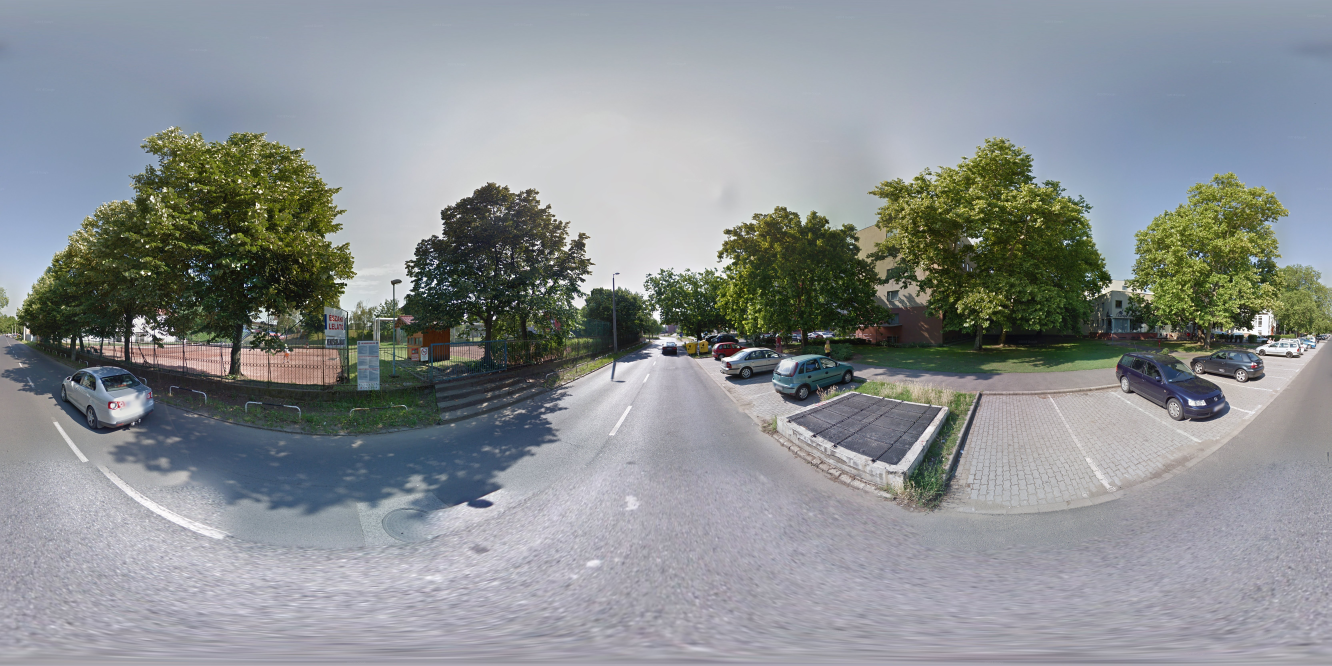
#> input picture test_images/Street_View_360_1.jpg, 6656 x 3328 px, found by its file name (shown at 1/5 size)
$ jupyter execute lane-detect.ipynb
#> lines starting #> are read from the running program, lines starting #| are printed output that depends on the picture
[cell 1]
import sys
# !{sys.executable} -m pip install --upgrade pip
# !{sys.executable} -m pip install Pillow
# !{sys.executable} -m pip install opencv-contrib-python
# !apt-get update
# !apt-get install -y libsm6 libxext6 libxrender-dev

[cell 2]
# Import cell
import matplotlib.pyplot as plt
import matplotlib.image as mpimg
import numpy as np
import cv2

[cell 3]
def grayscale(img):
    return cv2.cvtColor(img, cv2.COLOR_BGR2GRAY)

# image = mpimg.imread('test_images/Street_View_360_1.jpg')
image = mpimg.imread('notebooks/Lane-Detect/test_images/Street_View_360_1.jpg')
#> image is the input picture: shape (3328, 6656, 3); mean R, G, B 138.5, 143.2, 145.4
# fekete-feher atalakitas
grayscaled = grayscale(image[1000:2400, 2128:4528])
#> in grayscale, `return cv2.cvtColor(img, cv2.COLOR_BGR2GRAY)`:
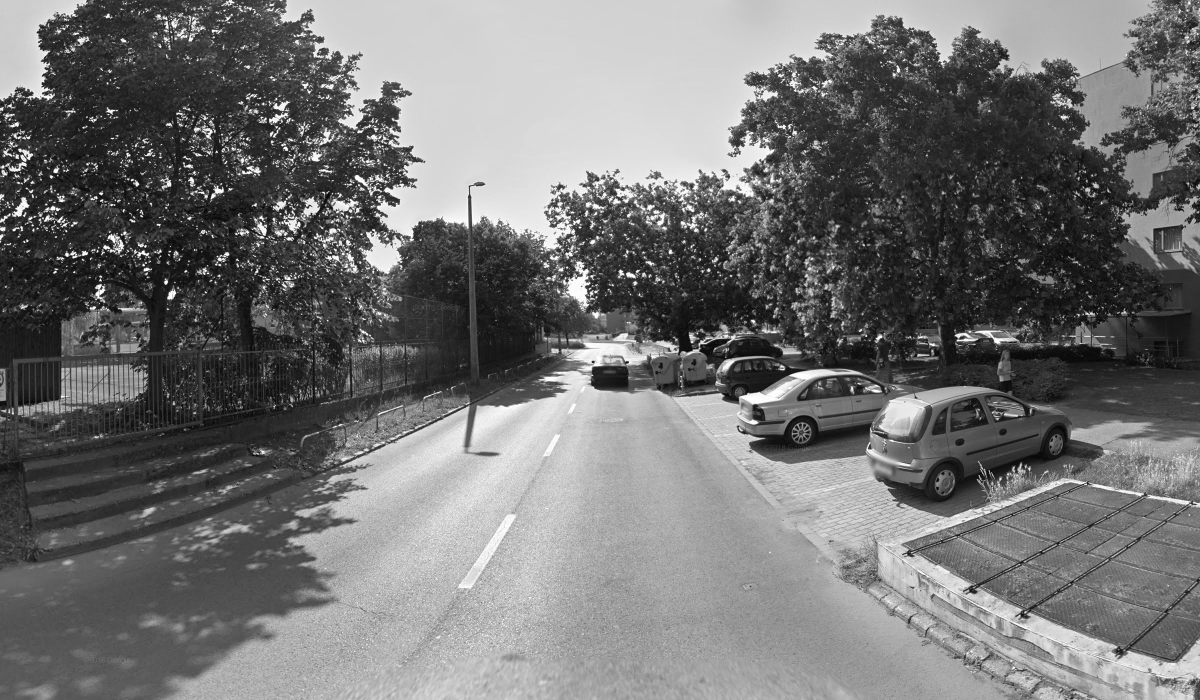
#> returned value: shape (1400, 2400) (shown at 1/2 size); min 0, max 255, mean 114.6
plt.imshow(grayscaled, cmap='gray')

[cell 4]
def gaussian_blur(img, kernel_size):
    """Applies a Gaussian Noise kernel"""
#> called with kernel_size = 5
    return cv2.GaussianBlur(img, (kernel_size, kernel_size), 0)

# apply gaussian blur
kernelSize = 5
gaussianBlur = gaussian_blur(grayscaled, kernelSize)
plt.imshow(gaussianBlur, cmap='gray')

[cell 5]
def canny(img, low_threshold, high_threshold):
    """Applies the Canny transform"""
#> called with low_threshold = 100, high_threshold = 200
    return cv2.Canny(img, low_threshold, high_threshold)
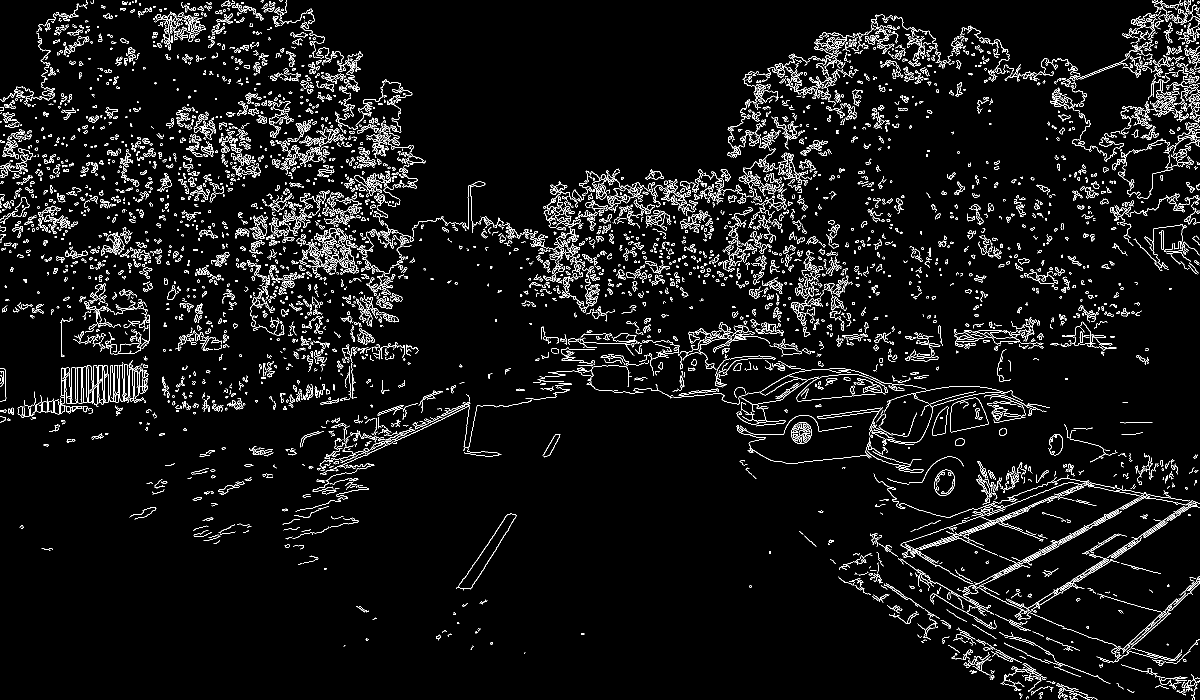
#> returned value: shape (1400, 2400) (shown at 1/2 size); 5.2% white in thin lines or dots

# canny
minThreshold = 100
maxThreshold = 200
edgeDetectedImage = canny(gaussianBlur, minThreshold, maxThreshold)

plt.rcParams["figure.figsize"] = (20,8)
plt.imshow(edgeDetectedImage, cmap='gray')
